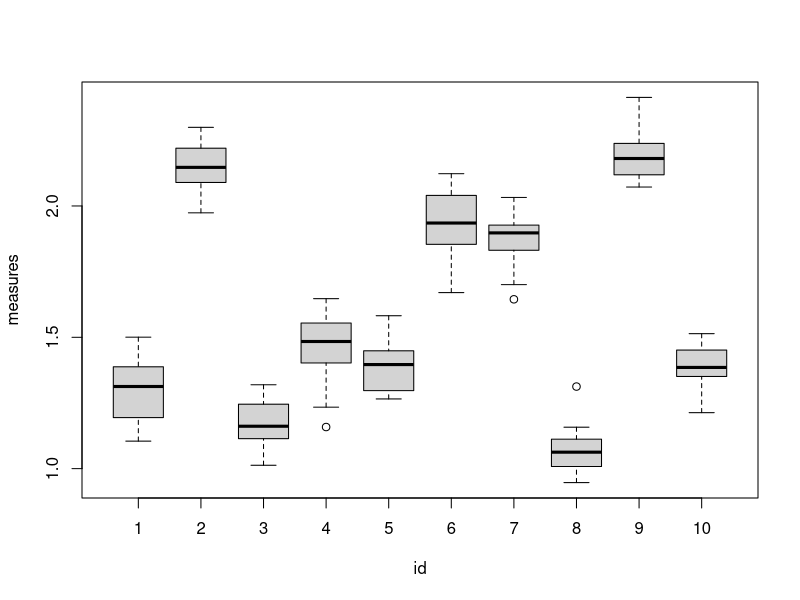

Write R code to recreate this figure. (Note: this script raises an error after producing the figure.)
# A simple mixed model illustration

# sample sizes
n_individuals <- 10
obs_per_ind <- 20

# generate data
heights <- rnorm(n_individuals, 1.6, 0.3) # true inidividual heights
measures <- rep(heights, each=obs_per_ind) + rnorm(n_individuals*obs_per_ind, sd=0.1) # actual measurements
id <- factor(rep(1:n_individuals, each=obs_per_ind)) # individual identifier
boxplot(measures~id)

# naive (overall) estimates
summary(lm(measures~1))
mean(measures) # overall mean
sd(measures)/sqrt(length(measures)) # overall standard error

# estimates based on individual means
mn_measures <- tapply(measures, id, mean)
mean(mn_measures) # mean
sd(mn_measures)/sqrt(length(mn_measures)) # standard error - higher than above

# glmm
install.packages("lme4")
library(lme4)
mm <- lmer(measures ~ 1 + (1|id)) # (1|id) means individual ID is a random intercept
summary(mm) # estimate SE is same as above based on individual means

# Normalizando as variáveis
banco_de_dados$logmass_kg <- scale(banco_de_dados$logmass_kg)
banco_de_dados$sqrt_rainfall <- scale(banco_de_dados$sqrt_rainfall)
banco_de_dados$log_Lat <- scale(log(abs(banco_de_dados$Lat)))
banco_de_dados$log_Altitude <- scale(log(banco_de_dados$Altitude))

# Ajustando o modelo novamente
t <- lmer(log(D) ~ method + family +
            logmass_kg + new_environment +
            log_Lat + log_Altitude + 
            sqrt_rainfall + I(sqrt_rainfall^2) + (1|method), 
          data = banco_de_dados)

summary(t)

t <- lmer(log(D) ~ method + family +
            logmass_kg + new_environment +
            log_Lat + log_Altitude + 
            sqrt_rainfall + I(sqrt_rainfall^2) + (1|family), 
          data = banco_de_dados)

summary(t)

t <- lmer(log(D) ~ method + family +
            logmass_kg + new_environment +
            log_Lat + log_Altitude + 
            sqrt_rainfall + I(sqrt_rainfall^2) + (1|new_environment), 
          data = banco_de_dados)

summary(t)

t <- lm(log(D) ~ method + family +
          logmass_kg + new_environment +
          log(abs(Lat)) + log(Altitude) + 
          sqrt_rainfall + I(sqrt_rainfall^2), 
        data = banco_de_dados)
summary(t)
